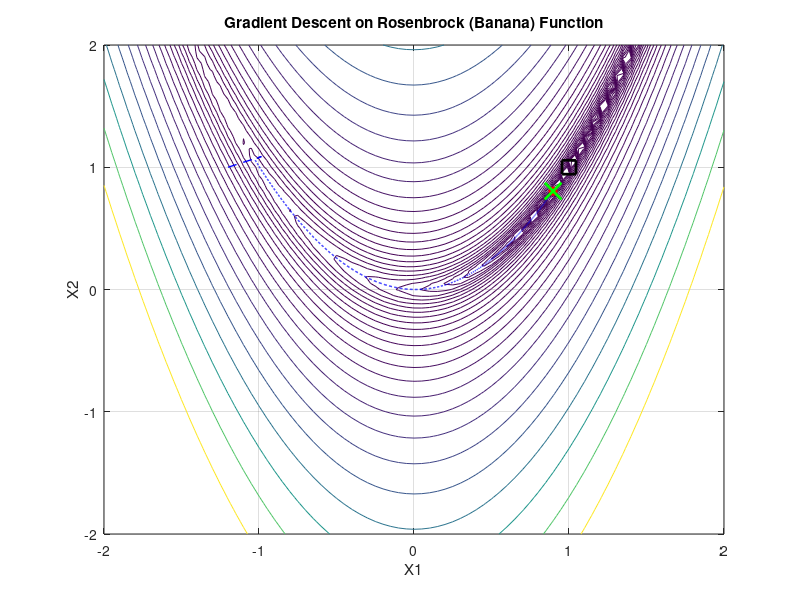

Recreate this plot in MATLAB.
clc; close all; clear all;

%% 1. Optimization Setup
x10 = -1.2; % Classic textbook starting point for Rosenbrock
x20 = 1.0;  % Classic textbook starting point for Rosenbrock

% Objective function
f = @(x1,x2) (1 - x1).^2 + 100*(x2 - x1.^2).^2;   

% Gradients
delfx = @(x1,x2) (-2*(1 - x1) - 400*x1.*(x2 - x1.^2));             
delfy = @(x1,x2) (200*(x2 - x1.^2));             

thresh = 1e-5;   
max_iter = 5000; % Set high because GD moves incredibly slow here
alpha = 0.001;   % Small learning rate to prevent exploding/divergence

%% 2. Optimization Loop
ii = 1;
deltaf(ii) = 1;
x1(ii) = x10;
x2(ii) = x20;
fval(ii) = f(x1(ii), x2(ii));

while (ii <= max_iter) && (deltaf(ii) >= thresh)
    % Compute step vector using constant learning rate
    step = -alpha * [delfx(x1(ii), x2(ii)); delfy(x1(ii), x2(ii))];
    
    ii = ii + 1;
    x1(ii) = x1(ii-1) + step(1);
    x2(ii) = x2(ii-1) + step(2);
    
    fval(ii) = f(x1(ii), x2(ii));
    deltaf(ii) = abs(fval(ii) - fval(ii-1));
end

%% 3. Contour Plot Setup
figure('Position', [200, 200, 700, 600]);
[X1, X2] = meshgrid(-2:0.05:2);           
Z = f(X1, X2);

% Logarithmic spacing for contours because Rosenbrock climbs incredibly fast
contour(X1, X2, Z, logspace(-1, 3, 30));                  
hold on; grid on;

% Plot the overall trajectory path
plot(x1, x2, 'b--', 'LineWidth', 1); 

% Initialize animated components
h1 = plot(x1(1), x2(1), 'ro', 'MarkerFaceColor', 'r', 'MarkerSize', 6);
xlabel('X1')
ylabel('X2')
title('Gradient Descent on Rosenbrock (Banana) Function')

%% 4. Animation Loop
% Skipping frames (step by 10) because it takes thousands of iterations
for g = 2:10:length(x1)
    set(h1, 'XData', x1(g), 'YData', x2(g));
    drawnow;
    pause(0.01); 
end

% Visual final marker
plot(x1(end), x2(end), 'gx', 'MarkerSize', 12, 'LineWidth', 2); 
% Target minimum marker
plot(1, 1, 'ks', 'MarkerSize', 10, 'LineWidth', 2); 

fprintf('Optimization stopped after %d iterations.\n', length(x1)-1);
fprintf('Final Position: (%f, %f)\n', x1(end), x2(end));
fprintf('True Global Minimum is at: (1.000000, 1.000000)\n');
